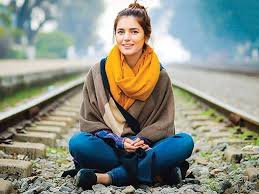
//> input picture pyramid/train.jpg, 259 x 194 px
$ ./pyramid   (built with g++ and OpenCV 4)
//> lines starting //> are read from the running program, lines starting //| are printed output that depends on the picture
#include <opencv2/imgproc/imgproc.hpp>
#include <opencv2/core/core.hpp>
#include <opencv2/highgui/highgui.hpp>


using namespace cv;

int main() {
	Mat img = imread("train.jpg");
//> img is the input picture: 194 rows x 259 cols, CV_8UC3; mean B, G, R 132.7, 143.1, 137.2

	namedWindow("Original");
	imshow("Original", img);

	Mat grey;
	cvtColor(img, grey, CV_BGR2GRAY);
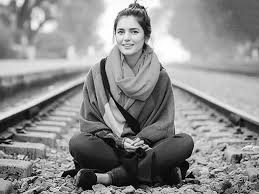
//> grey: 194 rows x 259 cols, CV_8UC1; min 0, max 255, mean 140.1

	namedWindow("Gray");
	imshow("Gray", grey);

	Mat down;
	pyrDown(grey, down);
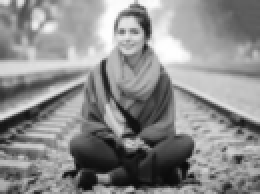
//> down: 97 rows x 130 cols, CV_8UC1 (shown 2 times larger); min 10, max 254, mean 140.2

	namedWindow("down 2");
	imshow("down 2", down);

	Mat down4x;
	pyrDown(down, down4x);
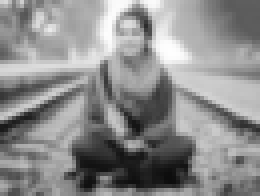
//> down4x: 49 rows x 65 cols, CV_8UC1 (shown 4 times larger); min 13, max 254, mean 140.3

	namedWindow("down 4");
	imshow("down 4", down4x);

	Mat up;
	pyrUp(down, up);
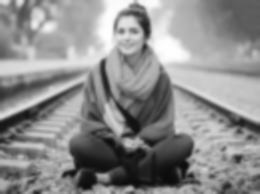
//> up: 194 rows x 260 cols, CV_8UC1; min 11, max 254, mean 140.2
	namedWindow("back up");
	imshow("back up", up);


	waitKey(0);
}
